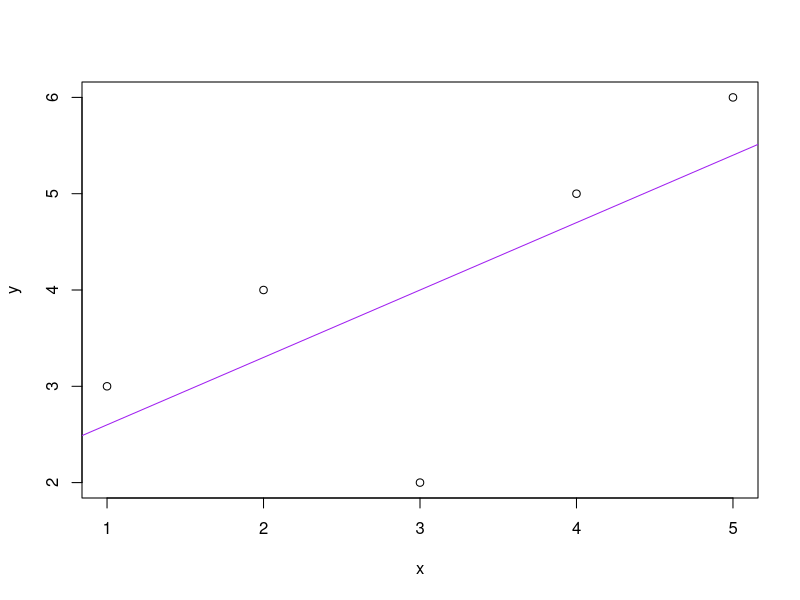

R code for this plot:
# Örnek veri seti
x <- c(1, 2, 3, 4, 5)
y <- c(3, 4, 2, 5, 6)

# Basit lineer regresyon modeli oluşturma
model <- lm(y ~ x)

# Regresyon modelinin özetini görüntüleme
summary(model)

# Regresyon doğrusunun görselleştirilmesi
plot(x, y)
abline(model, col = "purple")

r_squared <- summary(model)$r.squared
print(r_squared)

